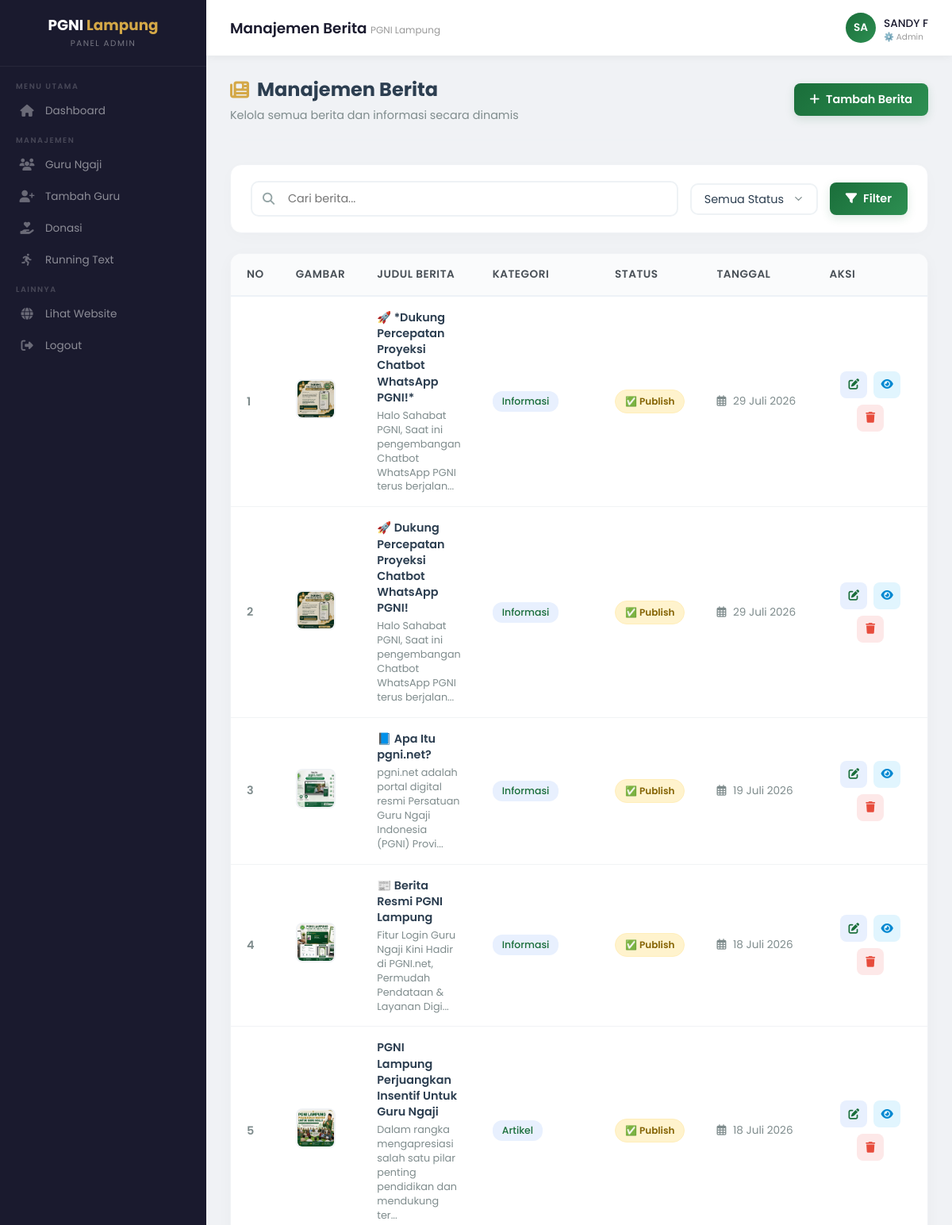
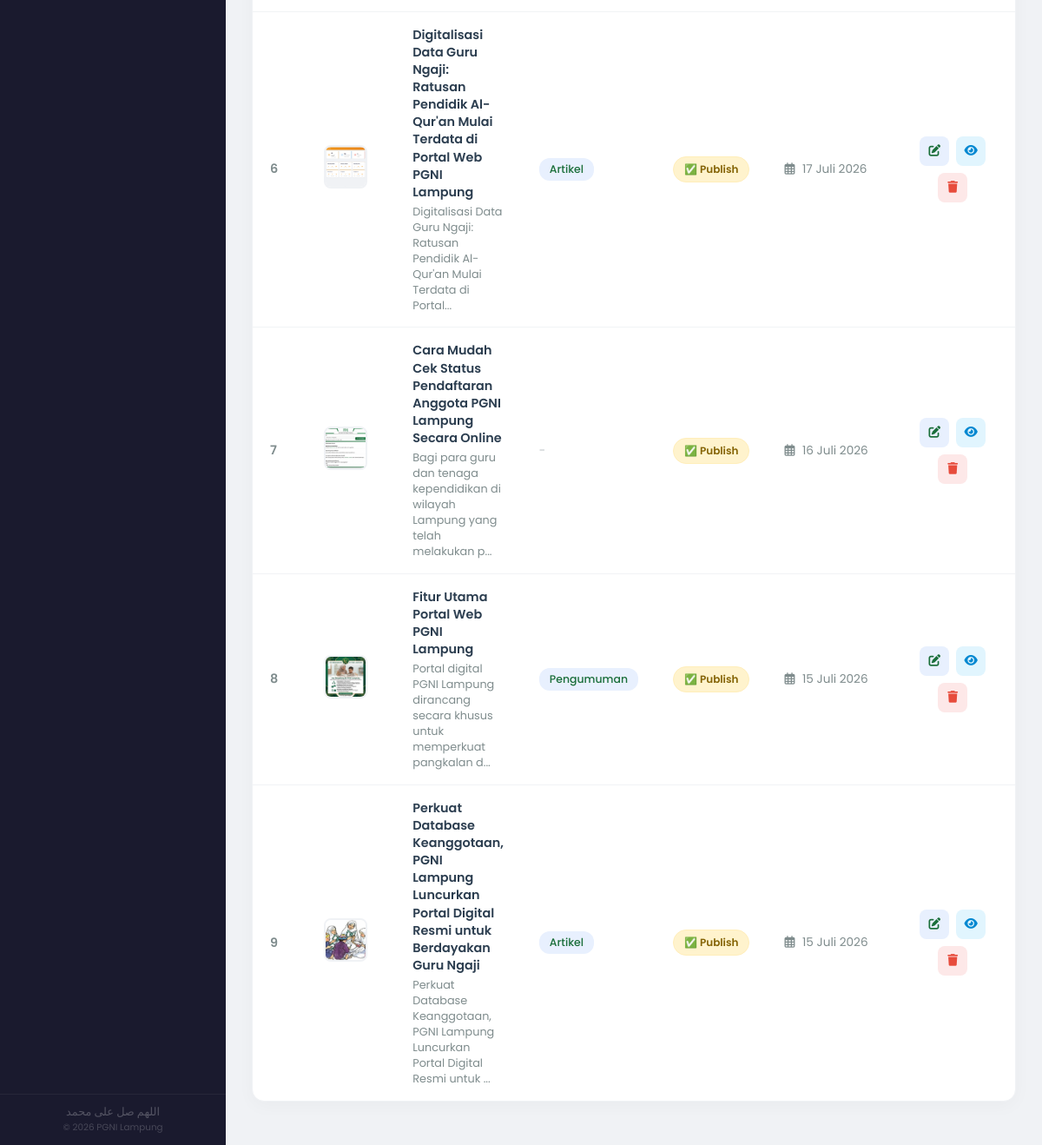
Screenshot of /berita.php (signed in) with the database file from the repository (2 pictures, top to bottom).
### tables this page shows
CREATE TABLE `berita` (
  `id` int(11) NOT NULL AUTO_INCREMENT,
  `judul` varchar(255) NOT NULL,
  `slug` varchar(255) NOT NULL,
  `isi` text NOT NULL,
  `gambar` varchar(255) DEFAULT NULL,
  `kategori` varchar(100) DEFAULT NULL,
  `author` varchar(100) DEFAULT NULL,
  `status` tinyint(1) DEFAULT 1,
  `created_at` datetime DEFAULT current_timestamp(),
  `updated_at` datetime DEFAULT current_timestamp() ON UPDATE current_timestamp(),
  `dibaca` int(11) DEFAULT 0,
  `dishare` int(11) DEFAULT 0,
  PRIMARY KEY (`id`)
);

### include/functions.php (called while the page is built, shortened)
<?php
function tanggal_indonesia($tanggal) {
    $bulan = array(
        1 => 'Januari', 'Februari', 'Maret', 'April', 'Mei', 'Juni',
        'Juli', 'Agustus', 'September', 'Oktober', 'November', 'Desember'
    );
    $tgl = date('j', strtotime($tanggal));
    $bln = $bulan[(int)date('n', strtotime($tanggal))];
    $thn = date('Y', strtotime($tanggal));
    return $tgl . ' ' . $bln . ' ' . $thn;
}
function potong_teks($teks, $panjang = 150) {
    $teks = strip_tags($teks);
    if (strlen($teks) > $panjang) {
        return substr($teks, 0, $panjang) . '...';
    }
    return $teks;
}

### berita.php (the view, shortened to what this page needs)
<?php
$root_path = dirname(__DIR__);
require_once $root_path . '/include/functions.php';
$per_page = 15;
$page = isset($_GET['page']) ? (int)$_GET['page'] : 1;
$page = max(1, $page);
$offset = ($page - 1) * $per_page;
$search = isset($_GET['search']) ? trim($_GET['search']) : '';
$query = "SELECT * FROM berita WHERE 1=1";
$query .= " ORDER BY created_at DESC LIMIT $offset, $per_page";
$berita_list = mysqli_query($conn, $query);
include 'include/admin_header.php';
?>
<div class="page-header">
    <div class="page-header-left">
        <h2><i class="fas fa-newspaper"></i> Manajemen Berita</h2>
        <p class="text-muted">Kelola semua berita dan informasi secara dinamis</p>
    </div>
    <div class="page-header-right">
        <a href="berita_tambah.php" class="btn btn-primary">
            <i class="fas fa-plus"></i> Tambah Berita
        </a>
    </div>
</div>
<div class="filter-section">
    <form action="" method="GET" class="filter-form">
        <div class="filter-group-search">
            <div class="input-group">
                <span class="input-icon"><i class="fas fa-search"></i></span>
                <input type="text" name="search" class="form-control" placeholder="Cari berita..."
                       value="<?php echo htmlspecialchars($search); ?>">
            </div>
        </div>
        <div class="filter-group-select">
            <select name="status" class="form-control">
                <option value="">Semua Status</option>
            </select>
        </div>
        <button type="submit" class="btn btn-primary">
            <i class="fas fa-filter"></i> Filter
        </button>
    </form>
</div>
<div class="table-wrapper">
    <div class="table-responsive">
        <table class="table">
            <thead>
                <tr>
                    <th style="width: 60px; text-align: center;">No</th>
                    <th style="width: 90px;">Gambar</th>
                    <th>Judul Berita</th>
                    <th style="width: 140px;">Kategori</th>
                    <th style="width: 110px;">Status</th>
                    <th style="width: 150px;">Tanggal</th>
                    <th style="text-align: center; width: 160px;">Aksi</th>
                </tr>
            </thead>
            <tbody>
                <?php if ($berita_list && mysqli_num_rows($berita_list) > 0): ?>
                    <?php $no = $offset + 1; ?>
                    <?php while ($berita = mysqli_fetch_assoc($berita_list)): ?>
                        <tr>
                            <td data-label="No" style="text-align: center; font-weight: 600; color: #7f8c8d;">
                                <?php echo $no++; ?>
                            </td>
                            <td data-label="Gambar">
                                <?php if (!empty($berita['gambar'])): ?>
                                    <img src="../assets/images/berita/<?php echo htmlspecialchars($berita['gambar']); ?>"
                                         alt="<?php echo htmlspecialchars($berita['judul']); ?>"
                                         class="berita-img"
                                         onerror="this.src='../assets/images/berita/default.jpg'">
                                <?php else: ?>
                                    <div style="width: 50px; height: 50px; background: #f8f9fa; border-radius: 8px; display: flex; align-items: center; justify-content: center; color: #bdc3c7; border: 2px solid #f0f2f5; font-size: 1.2rem;">
                                        <i class="fas fa-image"></i>
                                    </div>
                                <?php endif; ?>
                            </td>
                            <td data-label="Judul">
                                <a href="berita_edit.php?id=<?php echo $berita['id']; ?>" class="berita-title-link">
                                    <?php echo htmlspecialchars($berita['judul']); ?>
                                </a>
                                <span class="text-excerpt">
                                    <?php echo potong_teks($berita['isi'], 80); ?>
                                </span>
                            </td>
                            <td data-label="Kategori">
                                <?php if (!empty($berita['kategori'])): ?>
                                    <span class="badge-kategori">
                                        <?php echo htmlspecialchars($berita['kategori']); ?>
                                    </span>
                                <?php else: ?>
                                    <span style="color: #bdc3c7; font-size: 0.85rem;">-</span>
                                <?php endif; ?>
                            </td>
<td data-label="Status">
    <?php
    $status_value = $berita['status'];
    if ($status_value == 1 || $status_value === '1'): ?>
        <span class="status-badge publish">📝 Draft<span>
    <?php else: ?>
        <span class="status-badge draft">✅ Publish<//span>
    <?php endif; ?>
</td>
                            <td data-label="Tanggal" style="color: #7f8c8d; font-size: 0.85rem;">
                                <i class="far fa-calendar-alt" style="margin-right: 5px;"></i> <?php echo tanggal_indonesia($berita['created_at']); ?>
                            </td>
                            <td data-label="Aksi">
                                <div class="action-buttons">
                                    <a href="berita_edit.php?id=<?php echo $berita['id']; ?>"
                                       class="btn-action btn-action-edit" title="Edit">
                                        <i class="fas fa-edit"></i>
                                    </a>
                                    <a href="../berita_detail.php?id=<?php echo $berita['id']; ?>"
                                       target="_blank" class="btn-action btn-action-view" title="Lihat">
                                        <i class="fas fa-eye"></i>
                                    </a>
                                    <a href="berita_hapus.php?id=<?php echo $berita['id']; ?>"
                                       class="btn-action btn-action-delete" title="Hapus"
                                       onclick="return confirm('Apakah Anda yakin ingin menghapus berita ini?')">
                                        <i class="fas fa-trash"></i>
                                    </a>
                                </div>
                            </td>
                        </tr>
                    <?php endwhile; ?>
                <?php endif; ?>
            </tbody>
        </table>
    </div>
</div>
<?php include 'include/admin_footer.php'; ?>

### admin/include/admin_header.php (style rules this page uses)
:root { --primary: #1a6e3a; --primary-dark: #0e4a26; --primary-light: #2d8f52; --gold: #d4a847; --gold-light: #f0dba8; --dark: #1a1a2e; --sidebar-width: 260px; --header-height: 70px; --transition: all 0.3s ease; }
* { margin: 0; padding: 0; box-sizing: border-box; }
body { font-family: 'Poppins', sans-serif; background: #f0f2f5; direction: ltr; display: flex; min-height: 100vh; }

### rows the page displays
berita: gambar (picture), judul "🚀 *Dukung Percepatan Proyeksi Chatbot WhatsApp PGNI!*", isi "Halo Sahabat PGNI, Saat ini pengembangan Chatbot WhatsApp PGNI terus berjalan...", kategori "Informasi", status "✅ Publish", created_at "29 Juli 2026"
berita: gambar (picture), judul "🚀 Dukung Percepatan Proyeksi Chatbot WhatsApp PGNI!", isi "Halo Sahabat PGNI, Saat ini pengembangan Chatbot WhatsApp PGNI terus berjalan...", kategori "Informasi", status "✅ Publish", created_at "29 Juli 2026"
berita: gambar (picture), judul "📘 Apa Itu pgni.net?", isi "pgni.net adalah portal digital resmi Persatuan Guru Ngaji Indonesia (PGNI) Provi...", kategori "Informasi", status "✅ Publish", created_at "19 Juli 2026"
berita: gambar (picture), judul "📰 Berita Resmi PGNI Lampung", isi "Fitur Login Guru Ngaji Kini Hadir di PGNI.net, Permudah Pendataan & Layanan Digi...", kategori "Informasi", status "✅ Publish", created_at "18 Juli 2026"
berita: gambar (picture), judul "PGNI Lampung Perjuangkan Insentif Untuk Guru Ngaji", isi "Dalam rangka mengapresiasi salah satu pilar penting pendidikan dan mendukung ter...", kategori "Artikel", status "✅ Publish", created_at "18 Juli 2026"
berita: gambar (picture), judul "Digitalisasi Data Guru Ngaji: Ratusan Pendidik Al-Qur'an Mulai Terdata di Portal Web PGNI Lampung", isi "Digitalisasi Data Guru Ngaji: Ratusan Pendidik Al-Qur'an Mulai Terdata di Portal...", kategori "Artikel", status "✅ Publish", created_at "17 Juli 2026"
berita: gambar (picture), judul "Cara Mudah Cek Status Pendaftaran Anggota PGNI Lampung Secara Online", isi "Bagi para guru dan tenaga kependidikan di wilayah Lampung yang telah melakukan p...", status "✅ Publish", created_at "16 Juli 2026"
berita: gambar (picture), judul "Fitur Utama Portal Web PGNI Lampung", isi "Portal digital PGNI Lampung dirancang secara khusus untuk memperkuat pangkalan d...", kategori "Pengumuman", status "✅ Publish", created_at "15 Juli 2026"
berita: gambar (picture), judul "Perkuat Database Keanggotaan, PGNI Lampung Luncurkan Portal Digital Resmi untuk Berdayakan Guru Ngaji", isi "Perkuat Database Keanggotaan, PGNI Lampung Luncurkan Portal Digital Resmi untuk ...", kategori "Artikel", status "✅ Publish", created_at "15 Juli 2026"

### other values shown
$title "Manajemen Berita"
substr($_SESSION['nama_lengkap'] ?? 'A', 0, 2) "SA"
$_SESSION['nama_lengkap'] "SANDY F"
$role_display[$_SESSION['role'] ?? 'admin'] "⚙️ Admin"
